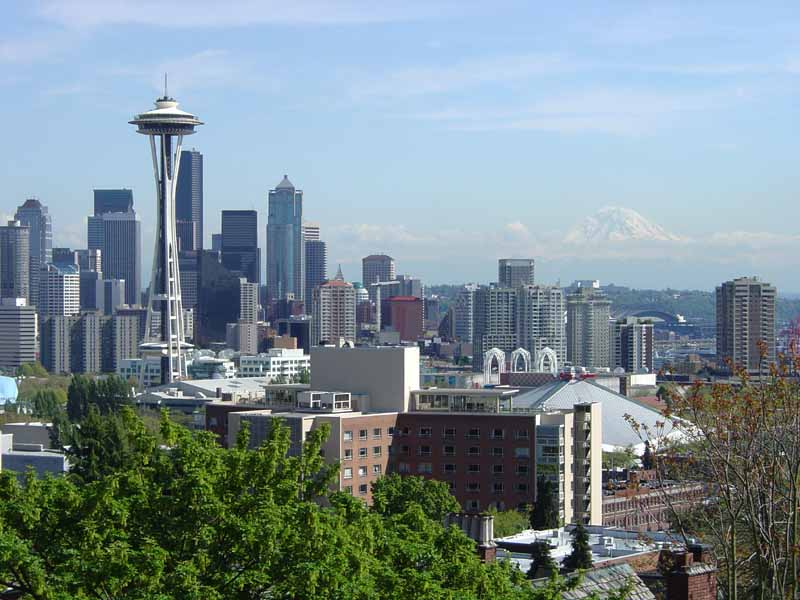
#> input picture cmsc491-vision/hw1-filters/src/data/Seattle.jpg, 800 x 600 px
$ python hw1.py
#> lines starting #> are read from the running program, lines starting #| are printed output that depends on the picture
#!/usr/bin/env python3
# Dan Engbert
# Computer Vision - Spring 2018
import numpy as np
from PIL import Image                           # (pip3 install pillow)
import scipy.stats as st                        # st.norm
import scipy.ndimage.filters as filter
from matplotlib import pyplot as plt
import copy

# for negatives you can divide pixel values by 2 and add 128
# (-255, 255) -> (0, 255)
# you could also just take the absolute value but then you lose some information
def main():

    # test gaussian blur:
    arr1 = np.array(Image.open("data/Seattle.jpg"))
#> arr1 is the input picture: shape (600, 800, 3); mean R, G, B 123.8, 140.8, 146.9
    Image.fromarray(GaussianBlurImage(arr1, 4.0)).save("1.png")
    # test seperable gaussian blur:
    Image.fromarray(SeparableGaussianBlurImage(arr1, 4.0)).save("2.png")

    # test 1st derivative
    arr2 = np.array(Image.open("data/LadyBug.jpg"))
    Image.fromarray(FirstDerivImage(arr2, 1.0)).save("3a.png")
    # test 2nd derivative
    Image.fromarray(SecondDerivImage(arr2, 1.0)).save("3b.png")

    # test SharpenImage
    arr3 = np.array(Image.open("data/Yosemite.png"))
    #arr3 = arr3[:,:,:3]
    Image.fromarray(SharpenImage(arr3, 1.0, 5.0)).save("4.png")

    # test Sobel filter
    arr4 = np.array(Image.open("data/LadyBug.jpg"))
    results = SobelImage(arr4)
    Image.fromarray(results[0]).save("5a.png")  # magnitude of edges
    Image.fromarray(results[1]).save("5b.png")  # direction of edges

    # test scaling with BilinearInterpolation
    arr5 = np.array(Image.open("data/Moire_small.jpg"))
    Image.fromarray(ScaleImageBilinear(arr5, 4.0, "neighbor")).save("6a.png")
    Image.fromarray(ScaleImageBilinear(arr5, 4.0, "bilinear")).save("6b.png")

    #plt.imshow(arr2)
    #plt.show()

# gaussain blur an image using a 2D kernel
# arr:    np array representing the image
# sigma:  float (standard deviation of blur)
def GaussianBlurImage(arr, sigma):
#> called with sigma = 4
    fsize = int(4*sigma) + 1                    # filter size
    # generate 2D gaussian kernel
    kernel = np.zeros((fsize, fsize), dtype=np.float32)
    for i in range(fsize):
        for j in range(fsize):
            # make the center of the image the origin
            x = i - (fsize-1) / 2
            y = j - (fsize-1) / 2
            kernel[i, j] = 1.0 / (2 * np.pi * sigma**2) * np.exp(-(x**2 + y**2) / (2 * sigma**2))
    # for gaussian we don't have to divide the sum by anything because the kernel already adds to 1
    arr = applyFilter(arr, kernel).astype('uint8')
    return arr

# gaussian blur an image using two 1D kernels
# (faster than GaussianBlurImage)
# arr:    np array representing the image
# sigma:  float (standard deviation of blur)
# [269 lines left out: functions SeparableGaussianBlurImage, FirstDerivImage, SecondDerivImage, SharpenImage, SobelImage, FindPeaksImage and 3 more, not called in this run]

# apply a filter to an image
# returns an np.array of floats (possibly with negatives)
# convert back to an 'image' array later with: arr2.astype('uint8')
#
# arr:    np array of pixels (up to 4D)
# kernel: np array of values for filter
# scalar: scalar value to apply to array at end
# offset: value to add to array elements (after scalar is applied)
def applyFilter(arr, kernel, scalar=1, offset=0):
#> called with kernel = array of shape (17, 17), scalar = 1, offset = 0
    height = len(arr)                           # image dimensions
#> height = 600
    width = len(arr[0])
#> width = 800
    ysize = len(kernel)                         # kernel dimensions
    xsize = len(kernel[0])
    psize = arr[0,0].size                       # pixel size (3 for RGB)
#> psize = 3
    # output array will be the same dimensions, but will be floating point values
    # (if we used an array of 'unit8', numpy would automatically add 256 to negative pixels)
    arr2 = np.zeros(arr.shape, dtype=np.float32)

    # iterate over pixels in arr (pixels are [R, G, B])
    for y in range(height):
        for x in range(width):
            # the way you get current pixel (x, y) is backwards: arr[y, x]

            # resulting pixel (so array can be up to 4D, like PNGs)
            totals = np.array([0.0, 0.0, 0.0, 0.0])
            # apply kernel to the area centered around this pixel (zero-pad if pixel doesn't exist)
            for j in range(ysize):
                dy = int(j - (ysize-1) / 2)     # y offset
                for i in range(xsize):
                    dx = int(i - (xsize-1) / 2) # x offset
                    if (x+dx) >= 0 and (x+dx) < width and (y+dy) >= 0 and (y+dy) < height:
                        cpixel = arr[y+dy, x+dx]
                    else:
                        cpixel = np.array([0, 0, 0, 0])
                    # iterate over dimensions of each pixel
                    for c in range(psize):
                        if cpixel.size == 1:
                            totals[0] += float(cpixel * kernel[j,i])
                            break
                        # don't operate on a PNGs transarency
                        if c <= 2:
                            totals[c] += float(cpixel[c] * kernel[j,i])

            # remove extra columns in totals that weren't needed (i.e. image is < 4D)
            totals = totals[:psize]
            # apply scalar and then offset (can be used to deal with negatives)
            totals = totals * scalar + offset
            arr2[y, x] = totals                 # write the new pixel
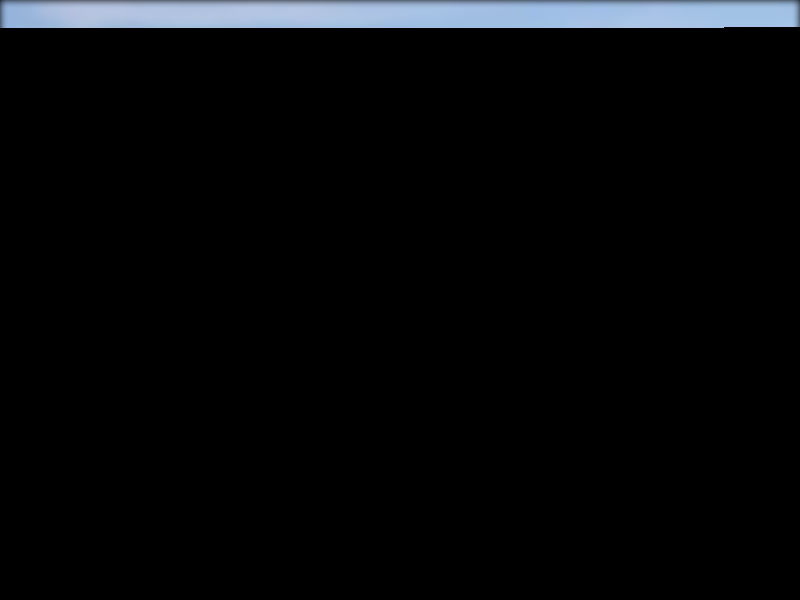
#> arr2: shape (600, 800, 3) float32; mean R, G, B 7.3, 8.5, 10

    return arr2

if __name__ == "__main__":
#> (the run stopped early here; a loop or call above may not have finished)
